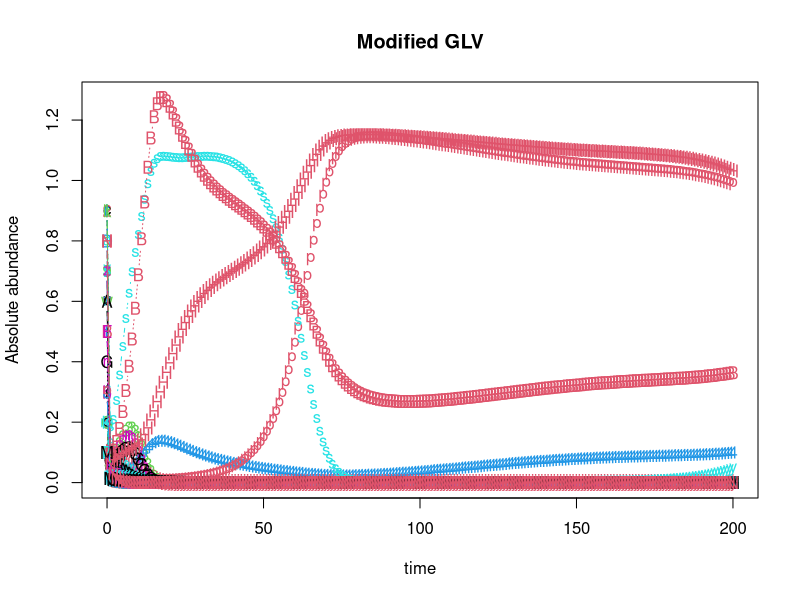
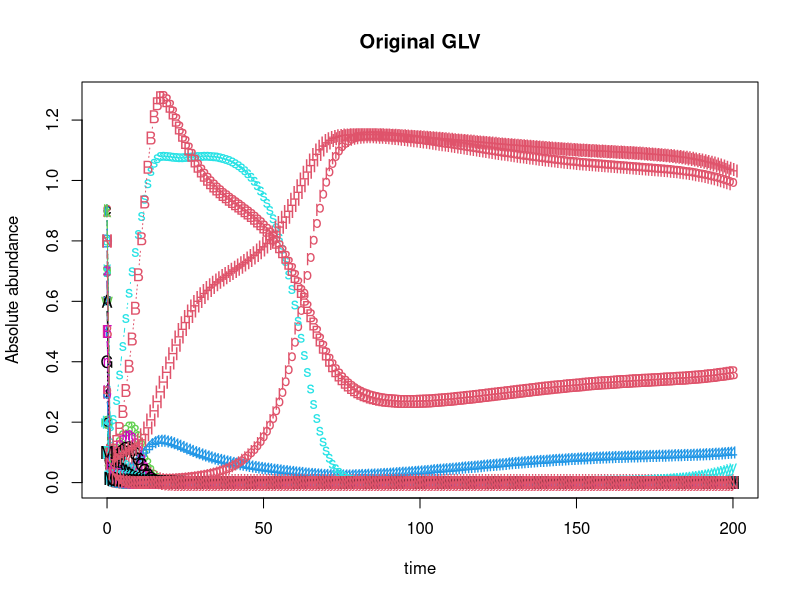

Generate these figures, in order, with R:
library(deSolve)

#Define GLV with varying coefficient
glv <- function(t, x, params){
  with(as.list(params, c(x)),{
    dx <- alpha*x + x*(c0%*%x)+x*t(t(x)%*%(do.call(cbind, lapply(l, FUN=function(ma) ma%*%x))))
    list(dx)
  })
}
#glv1 as original GLV
#c0 is beta
glv1 <- function(t, x, params){
  with(as.list(params, c(x)),{
    dx <- alpha*x + x*(c0%*%x)
    list(dx)
  })
}


#Define integration method
n.integrate <- function(time, init.x, model, params){
  as.data.frame(lsoda(init.x, time, model, params))
}


#Define community size
N <- 50

#Define species intrinsic growth rate
alpha <- runif(N)

#Define the constant in species-species interation coefficient
c0 <- matrix(runif(N*N, min = -1, max = 0),nrow = N)
#Set species self interation to -0.5
for (i in 1:N) {
  for (j in 1:N) {
    if (i == j) {
      c0[i,j] <-  -0.5
    }
  }
}

#Define coefficient of linear term in species-species interation coefficient
ck <- runif(N*N, min = -1, max = 0.2)
ck <- matrix(ck, nrow = N)
l <- list()
for (i in 1:N) {
  #For i-th matrix, i-th row is 0
  temp <- ck
  temp[i,] <- 0
  
  #In i-th matrix, elements are 0 if k (column) == either j (row) or i (matrix order)
  for (j in 1:N) {
    for (k in 1:N) {
      if (k==j | k == i) {
        temp[j,k] <- 0
      }
    }
  }
  
  #Control the prevalence of thrid party effects
  for (element in 1:length(temp)) {
    dice <- runif(1)
    if (dice > -1) {
      temp[element] <- 0
    }
  }
  l[[i]] <- temp
}


#Define initial abundance between 0.1 and 1, to 1 decimal place
init.x <- floor(runif(N, min = 1, max = 10))/10

#Solve the ode
dat <- n.integrate(0:200, init.x, glv, list(alpha=alpha, c0=c0, l=l))
dat1 <- n.integrate(0:200, init.x, glv1, list(alpha=alpha, c0=c0))
#Plot

matplot(x=dat$time, y=dat[,-1], typ='b', xlab='time', ylab='Absolute abundance', main='Modified GLV')
matplot(x=dat1$time, y=dat1[,-1], typ='b', xlab='time', ylab='Absolute abundance', main='Original GLV')



###############################################################################
#Generate 2^N communities where species in each community (max possible N) are present or absent
###############################################################################

#Generate boolean mask of 2^N x N matrix
#repeatBinaryNTimes <- rep(list(c(0,1)),N)
#mask <- expand.grid(repeatBinaryNTimes)
#When N is 50, the mask is too large

#Generate random boolean mask of 100 x N
##############
#Implementation without checking duplicate observations
##############
mask <- as.data.frame(matrix(sample(c(0,1),5000, replace = TRUE), ncol = 50))

##############
#Implementation checking duplicate observations (slow!)
##############
##First row of mask:
#mask <- as.data.frame(matrix(sample(c(0,1),50, replace = TRUE), ncol = 50))
#for (row in 2:100) {
#  tempNextRow <-  sample(c(0,1),50, replace = TRUE)
#  #Assume this has not appeared before
#  appeared <- FALSE
#  #Run through 1:row-1 to check if appeared. If yes, generate a new one and do again
#  while (TRUE) {
#    for (subrow in 1:(row-1)) {
#      if (all(mask[subrow,] == tempNextRow)) {
#        appeared <- TRUE
#        break
#      }
#    }
#    if (appeared == FALSE) {
#      #Break out of while loop
#      break
#    }
#    tempNextRow <-  sample(c(0,1),50, replace = TRUE)
#  }
#  mask[row,] <- tempNextRow
#}


#Loop through 2^N(or 100) to apply each row in mask to initial abundance, solve ode, and retrieve final abundance
SSMatrix <- as.data.frame(matrix(nrow = 100, ncol = N))
colnm <- c(1:N)
colnames(SSMatrix) <- colnm
for (i in 1:100) {
  init <- init.x*mask[i,]
  init <- as.numeric(init)
  dat <- n.integrate(0:200, init, glv, list(alpha=alpha, c0=c0, l=l))
  SSMatrix[i,] <- dat[nrow(dat),2:(N+1)]
}
